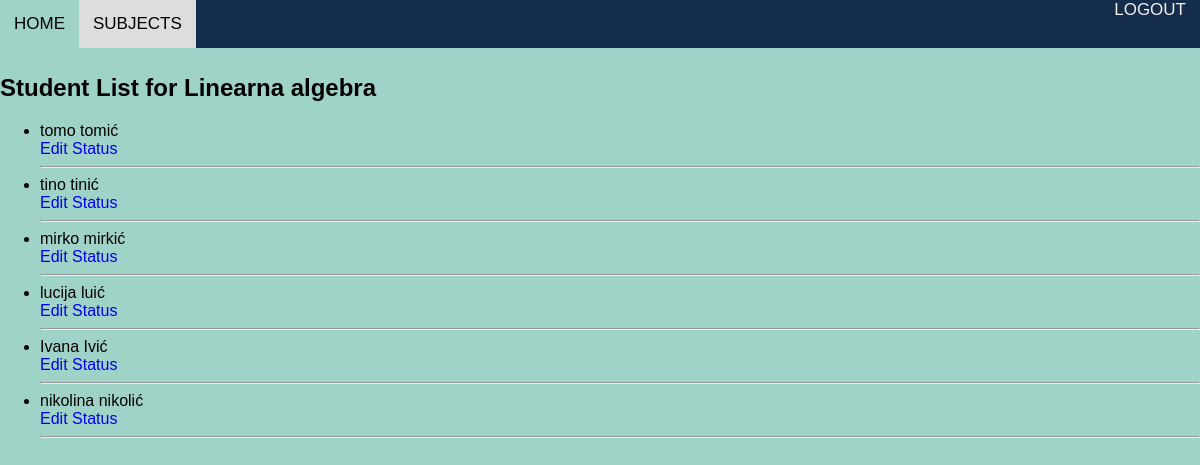
The app's page /subject/student_list/1/ (signed in) with its own data.
### EnrollmentApp/models.py (models this page shows, shortened)
class Predmeti(models.Model):
    IZBORNI = (('da', 'da'), ('ne', 'ne'))
    name = models.CharField(max_length=50)
    kod = models.CharField(max_length=10)
    program = models.TextField(max_length=50,null=False)
    ects = models.IntegerField(null=False)
    sem_red = models.IntegerField(null=False)
    sem_izv = models.IntegerField(null=False)
    izborni = models.CharField(max_length=10, choices=IZBORNI)
    nositelj = models.ForeignKey(Korisnici, on_delete=models.SET_NULL, null=True, default=None)

class Korisnici(AbstractUser):
    class RoleChoices(Enum):
        ADMINISTRATOR = 'administrator'
        PROFESOR = 'profesor'
        STUDENT = 'student'
    class StatusChoices(Enum):
        NONE = 'none'
        REDOVAN = 'redovan'
        IZVANREDAN = 'izvanredan'
    role = models.CharField(max_length=20, choices=[(role.value, role.name) for role in RoleChoices])
    status = models.CharField(max_length=20, choices=[(status.value, status.name) for status in StatusChoices])
    user_permissions = models.ManyToManyField(
        Permission,
        verbose_name='user permissions',
        blank=True,
        related_name='korisnici_set'
    )
    groups = models.ManyToManyField(
        'auth.Group',
        verbose_name='groups',
        blank=True,
        related_name='korisnici_set'
    )

### EnrollmentApp/views.py (the view)
# urls.py: path('subject/student_list/<int:subject_id>/', views.subject_student_list, name='subject_student_list'),
@login_required
@user_passes_test(check_professor)
def subject_student_list(request, subject_id):
    subject = get_object_or_404(Predmeti, id=subject_id)
    enrollments = StudentEnrollment.objects.filter(subject=subject)
    students = [enrollment.student for enrollment in enrollments]
    context = {
        'subject': subject,
        'students': students
    }
    return render(request, 'subject_student_list.html', context)

### EnrollmentApp/views.py (called while the page is built)
def check_professor(user):
     return user.role == 'profesor'

### EnrollmentApp/templates/subject_student_list.html (shortened to what this page needs)
{% load static %}
<!DOCTYPE html>
<html>
<head>
    <link rel="stylesheet" type="text/css" href="{% static 'css/style.css' %}">
</head>
<body>
    <nav>
        <div class="nav-left">
            <a href="{% url 'success' %}">HOME</a>
            <a href="{% url 'professor_subjects' %}" class="current">SUBJECTS</a>
        </div>
        <div class="nav-right">
            <a href="{% url 'logout' %}" class="logout">LOGOUT</a>
        </div>
    </nav>
    <br>
    <br>
    <br>
    <h2>Student List for {{ subject.name }}</h2>
    {% if students %}
    <ul>
        {% for student in students %}
            <li>{{ student.first_name }} {{ student.last_name }}</li>
            <a href="{% url 'edit_status' subject.id student.id %}" class="list">Edit Status</a>
            <hr>
        {% endfor %}
    </ul>
    {% else %}
    <p>No students enrolled in this subject.</p>
    {% endif %}
</body>
</html>

### static/css/style.css (style rules this page uses)
body { font-family: Arial, sans-serif; background-color: #9fd3c7; margin: 0px; padding: 0px; }
nav { position: fixed; overflow: hidden; top: 0; width: 100%; display: flex; flex-wrap: wrap; background-color: #142d4c; color: rgb(245, 239, 238); z-index: 100; }
.nav-left { display: flex; }
.nav-right { margin-left: auto; }
nav a { text-align: center; padding: 14px; text-decoration: none; font-size: 17px; overflow: hidden; color: rgb(245, 239, 238); }
.current { background-color: #ddd; color: black; }
.list { text-decoration: none; }

### records on screen
Predmeti: name "Linearna algebra"
Korisnici: first_name "tomo", last_name "tomić"
Korisnici: first_name "tino", last_name "tinić"
Korisnici: first_name "mirko", last_name "mirkić"
Korisnici: first_name "lucija", last_name "luić"
Korisnici: first_name "Ivana", last_name "Ivić"
Korisnici: first_name "nikolina", last_name "nikolić"
